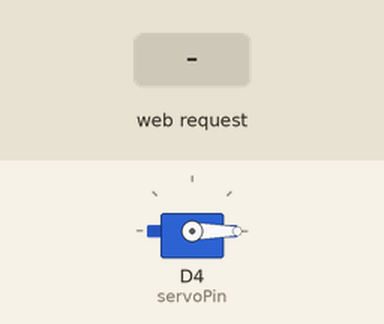
This sketch was run on a simulated ESP8266 (NodeMCU). On the bench: servo. Inputs (shaded band) come from the test bench. WiFi joins after 1.5 s; servers stay silent unless stated; what the sketch prints to the serial monitor is not drawn.

Above: at 3.2 s.
3.3 s: HTTP request GET /unlock received
At 3.6 s:
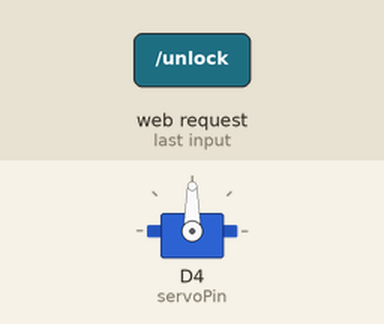
Timing chart, 0 to 6.8 s (numbered marks = the images above; inputs shaded):
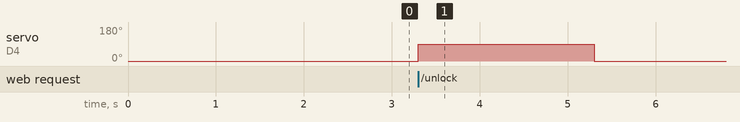

Measured:
- after the input at 3.3 s, servo on D4 (servoPin): 0° → 90° at once, → 0° 2.0 s later

The sketch:

webpage_control.ino
```cpp
#include <ESP8266WiFi.h>
#include <Servo.h>

const char* ssid = "YOUR_SSID";
const char* password = "YOUR_PASSWORD";

WiFiServer server(80);
Servo myservo;
const int servoPin = D4;

void setup() {
  Serial.begin(115200);
  myservo.attach(servoPin);
  myservo.write(0); // Initial position

  WiFi.begin(ssid, password);
  while (WiFi.status() != WL_CONNECTED) {
    delay(1000);
    Serial.println("Connecting...");
  }

  Serial.println("Connected!");
  Serial.println(WiFi.localIP());
  server.begin();
}

void loop() {
  WiFiClient client = server.available();
  if (!client) return;

  while (!client.available()) delay(1);
  String request = client.readStringUntil('\r');
  client.flush();

  if (request.indexOf("/unlock") != -1) {
    myservo.write(90);  // Unlock
    delay(2000);
    myservo.write(0);   // Lock back
  }

  client.print("HTTP/1.1 200 OK\r\nContent-Type: text/html\r\n\r\n");
  client.print("<!DOCTYPE html><html><body><h1>Smart Delivery</h1>");
  client.print("<button onclick=\"location.href='/unlock'\">Unlock Box</button>");
  client.print("</body></html>");
}
```
